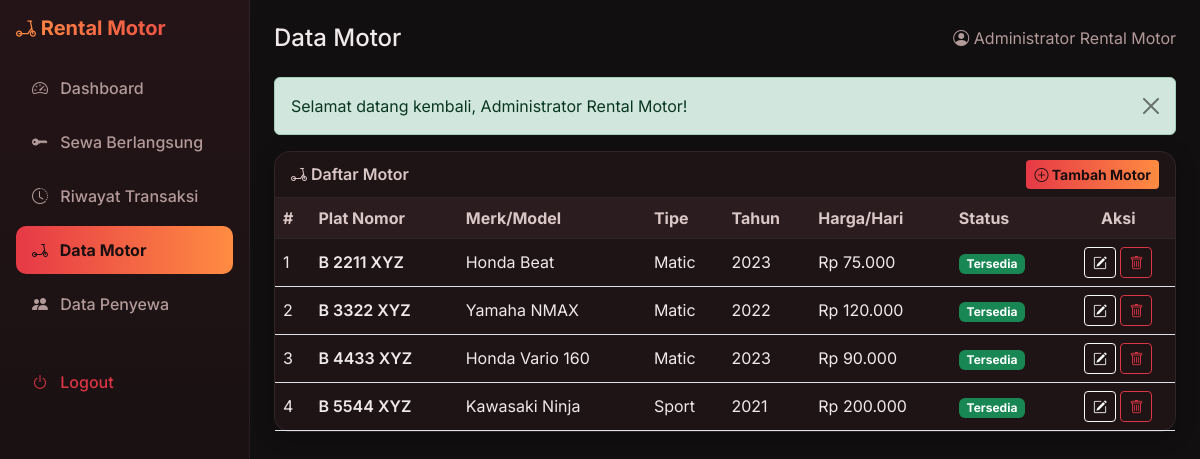
The app's page /motor.php (signed in) with its own data.
### tables this page shows
CREATE TABLE IF NOT EXISTS motor (
    id INT AUTO_INCREMENT PRIMARY KEY,
    plat_nomor VARCHAR(15) NOT NULL UNIQUE,
    merk_model VARCHAR(100) NOT NULL,
    tipe ENUM('Matic', 'Manual', 'Sport', 'Bebek') NOT NULL DEFAULT 'Matic',
    tahun YEAR NULL,
    harga_per_hari DECIMAL(12,2) NOT NULL,
    status ENUM('Tersedia', 'Disewa', 'Maintenance') NOT NULL DEFAULT 'Tersedia',
    created_at TIMESTAMP DEFAULT CURRENT_TIMESTAMP,
    updated_at TIMESTAMP DEFAULT CURRENT_TIMESTAMP ON UPDATE CURRENT_TIMESTAMP
);

### motor.php (the view, shortened to what this page needs)
<?php
require_once __DIR__ . '/functions.php';
$pdo = getConnection();
$daftarMotor = $pdo->query('SELECT * FROM motor ORDER BY plat_nomor ASC')->fetchAll();
$csrfToken  = generateCsrfToken();
require_once __DIR__ . '/header.php';
?>
<div class="card card-glass">
    <div class="card-header d-flex justify-content-between align-items-center">
        <span><i class="bi bi-scooter"></i> Daftar Motor</span>
        <button class="btn btn-primary-motor btn-sm" data-bs-toggle="modal" data-bs-target="#modalMotor" onclick="bukaModalTambah()">
            <i class="bi bi-plus-circle"></i> Tambah Motor
        </button>
    </div>
    <div class="card-body p-0">
        <div class="table-responsive">
            <table class="table table-hover mb-0 align-middle">
                <thead class="table-light">
                    <tr>
                        <th>#</th>
                        <th>Plat Nomor</th>
                        <th>Merk/Model</th>
                        <th>Tipe</th>
                        <th>Tahun</th>
                        <th>Harga/Hari</th>
                        <th>Status</th>
                        <th class="text-center">Aksi</th>
                    </tr>
                </thead>
                <tbody>
                    <?php if (empty($daftarMotor)): ?>
                        <tr><td colspan="8" class="text-center text-muted-light py-4">Belum ada data motor.</td></tr>
                    <?php else: ?>
                        <?php foreach ($daftarMotor as $i => $m): ?>
                            <tr>
                                <td><?= $i + 1 ?></td>
                                <td class="fw-semibold"><?= clean($m['plat_nomor']) ?></td>
                                <td><?= clean($m['merk_model']) ?></td>
                                <td><?= clean($m['tipe']) ?></td>
                                <td><?= clean($m['tahun'] ?? '-') ?></td>
                                <td><?= formatRupiah($m['harga_per_hari']) ?></td>
                                <td><span class="badge bg-<?= badgeStatusMotor($m['status']) ?>"><?= clean($m['status']) ?></span></td>
                                <td class="text-center">
                                    <button class="btn btn-sm btn-outline-light"
                                        data-bs-toggle="modal" data-bs-target="#modalMotor"
                                        onclick='bukaModalEdit(<?= json_encode($m, JSON_HEX_APOS | JSON_HEX_QUOT) ?>)'>
                                        <i class="bi bi-pencil-square"></i>
                                    </button>
                                    <a class="btn btn-sm btn-outline-danger"
                                       href="motor.php?aksi=hapus&id=<?= (int) $m['id'] ?>&csrf_token=<?= clean($csrfToken) ?>"
                                       onclick="return confirm('Yakin ingin menghapus motor <?= clean($m['merk_model']) ?>?')">
                                        <i class="bi bi-trash"></i>
                                    </a>
                                </td>
                            </tr>
                        <?php endforeach; ?>
                    <?php endif; ?>
                </tbody>
            </table>
        </div>
    </div>
</div>
<?php require_once __DIR__ . '/footer.php'; ?>

### header.php (style rules this page uses)
body { background: #120f10; font-family: 'Inter', sans-serif; color: #f0e9e9; }
.card-stat, .card-glass { border: 1px solid rgba(255,255,255,0.07); border-radius: 16px; background: #1e1416; box-shadow: 0 4px 20px rgba(0,0,0,0.3); color: #f0e9e9; }
.card-glass .card-header { background: transparent; border-bottom: 1px solid rgba(255,255,255,0.07); color: #d9c6c6; font-weight: 600; }
.table { color: #f0e9e9; }
.table > :not(caption) > * > * { background-color: transparent; color: #f0e9e9; }
.table-light, thead.table-light th { background-color: #2b1c1f !important; color: #d9c6c6 !important; border-color: rgba(255,255,255,0.07); }
.btn-primary-motor { background: linear-gradient(90deg, #e63946, #ff8c42); border: none; color: #1a0f10; font-weight: 700; }

### records on screen
motor: plat_nomor "B 2211 XYZ", merk_model "Honda Beat", tipe "Matic", tahun "2023", harga_per_hari "Rp 75.000", status "Tersedia"
motor: plat_nomor "B 3322 XYZ", merk_model "Yamaha NMAX", tipe "Matic", tahun "2022", harga_per_hari "Rp 120.000", status "Tersedia"
motor: plat_nomor "B 4433 XYZ", merk_model "Honda Vario 160", tipe "Matic", tahun "2023", harga_per_hari "Rp 90.000", status "Tersedia"
motor: plat_nomor "B 5544 XYZ", merk_model "Kawasaki Ninja", tipe "Sport", tahun "2021", harga_per_hari "Rp 200.000", status "Tersedia"

### other values on screen
$pageTitle "Data Motor"
$_SESSION['nama_lengkap'] "Administrator Rental Motor"
$message "Selamat datang kembali, Administrator Rental Motor!"
